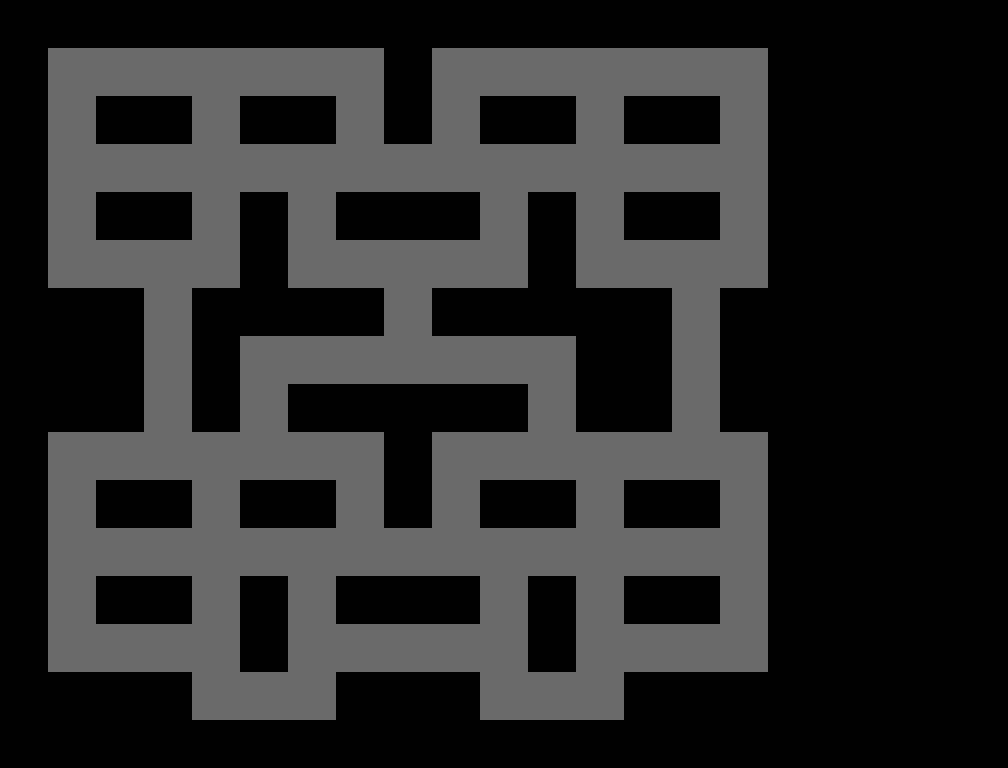

A 2D game scene composited from a Tiled map and its tileset images. What follows is a short description and the map's XML, with every tile layer's data as written:
An orthogonal 21x16 tile map with 48x48 px tiles, 1 tile layer (Tile Layer 1).

<map version="1.0" orientation="orthogonal" width="21" height="16" tilewidth="48" tileheight="48">
 <tileset firstgid="1" name="map-tiles" tilewidth="48" tileheight="48">
  <image source="map-tiles.png" width="288" height="48" />
 </tileset>
 <layer name="Tile Layer 1" width="21" height="16">
  <data>
   <tile gid="2" />
   <tile gid="2" />
   <tile gid="2" />
   <tile gid="2" />
   <tile gid="2" />
   <tile gid="2" />
   <tile gid="2" />
   <tile gid="2" />
   <tile gid="2" />
   <tile gid="2" />
   <tile gid="2" />
   <tile gid="2" />
   <tile gid="2" />
   <tile gid="2" />
   <tile gid="2" />
   <tile gid="2" />
   <tile gid="2" />
   <tile gid="2" />
   <tile gid="2" />
   <tile gid="2" />
   <tile gid="2" />
   <tile gid="2" />
   <tile gid="1" />
   <tile gid="1" />
   <tile gid="1" />
   <tile gid="1" />
   <tile gid="1" />
   <tile gid="1" />
   <tile gid="1" />
   <tile gid="2" />
   <tile gid="1" />
   <tile gid="1" />
   <tile gid="1" />
   <tile gid="1" />
   <tile gid="1" />
   <tile gid="1" />
   <tile gid="1" />
   <tile gid="2" />
   <tile gid="2" />
   <tile gid="2" />
   <tile gid="2" />
   <tile gid="2" />
   <tile gid="2" />
   <tile gid="1" />
   <tile gid="2" />
   <tile gid="2" />
   <tile gid="1" />
   <tile gid="2" />
   <tile gid="2" />
   <tile gid="1" />
   <tile gid="2" />
   <tile gid="1" />
   <tile gid="2" />
   <tile gid="2" />
   <tile gid="1" />
   <tile gid="2" />
   <tile gid="2" />
   <tile gid="1" />
   <tile gid="2" />
   <tile gid="2" />
   <tile gid="2" />
   <tile gid="2" />
   <tile gid="2" />
   <tile gid="2" />
   <tile gid="1" />
   <tile gid="1" />
   <tile gid="1" />
   <tile gid="1" />
   <tile gid="1" />
   <tile gid="1" />
   <tile gid="1" />
   <tile gid="1" />
   <tile gid="1" />
   <tile gid="1" />
   <tile gid="1" />
   <tile gid="1" />
   <tile gid="1" />
   <tile gid="1" />
   <tile gid="1" />
   <tile gid="2" />
   <tile gid="2" />
   <tile gid="2" />
   <tile gid="2" />
   <tile gid="2" />
   <tile gid="2" />
   <tile gid="1" />
   <tile gid="2" />
   <tile gid="2" />
   <tile gid="1" />
   <tile gid="2" />
   <tile gid="1" />
   <tile gid="2" />
   <tile gid="2" />
   <tile gid="2" />
   <tile gid="1" />
   <tile gid="2" />
   <tile gid="1" />
   <tile gid="2" />
   <tile gid="2" />
   <tile gid="1" />
   <tile gid="2" />
   <tile gid="2" />
   <tile gid="2" />
   <tile gid="2" />
   <tile gid="2" />
   <tile gid="2" />
   <tile gid="1" />
   <tile gid="1" />
   <tile gid="1" />
   <tile gid="1" />
   <tile gid="2" />
   <tile gid="1" />
   <tile gid="1" />
   <tile gid="1" />
   <tile gid="1" />
   <tile gid="1" />
   <tile gid="2" />
   <tile gid="1" />
   <tile gid="1" />
   <tile gid="1" />
   <tile gid="1" />
   <tile gid="2" />
   <tile gid="2" />
   <tile gid="2" />
   <tile gid="2" />
   <tile gid="2" />
   <tile gid="2" />
   <tile gid="2" />
   <tile gid="2" />
   <tile gid="1" />
   <tile gid="2" />
   <tile gid="2" />
   <tile gid="2" />
   <tile gid="2" />
   <tile gid="1" />
   <tile gid="2" />
   <tile gid="2" />
   <tile gid="2" />
   <tile gid="2" />
   <tile gid="2" />
   <tile gid="1" />
   <tile gid="2" />
   <tile gid="2" />
   <tile gid="2" />
   <tile gid="2" />
   <tile gid="2" />
   <tile gid="2" />
   <tile gid="2" />
   <tile gid="2" />
   <tile gid="2" />
   <tile gid="1" />
   <tile gid="2" />
   <tile gid="1" />
   <tile gid="1" />
   <tile gid="1" />
   <tile gid="1" />
   <tile gid="1" />
   <tile gid="1" />
   <tile gid="1" />
   <tile gid="2" />
   <tile gid="2" />
   <tile gid="1" />
   <tile gid="2" />
   <tile gid="2" />
   <tile gid="2" />
   <tile gid="2" />
   <tile gid="2" />
   <tile gid="2" />
   <tile gid="2" />
   <tile gid="2" />
   <tile gid="2" />
   <tile gid="1" />
   <tile gid="2" />
   <tile gid="1" />
   <tile gid="2" />
   <tile gid="2" />
   <tile gid="2" />
   <tile gid="2" />
   <tile gid="2" />
   <tile gid="1" />
   <tile gid="2" />
   <tile gid="2" />
   <tile gid="1" />
   <tile gid="2" />
   <tile gid="2" />
   <tile gid="2" />
   <tile gid="2" />
   <tile gid="2" />
   <tile gid="2" />
   <tile gid="2" />
   <tile gid="1" />
   <tile gid="1" />
   <tile gid="1" />
   <tile gid="1" />
   <tile gid="1" />
   <tile gid="1" />
   <tile gid="1" />
   <tile gid="2" />
   <tile gid="1" />
   <tile gid="1" />
   <tile gid="1" />
   <tile gid="1" />
   <tile gid="1" />
   <tile gid="1" />
   <tile gid="1" />
   <tile gid="2" />
   <tile gid="2" />
   <tile gid="2" />
   <tile gid="2" />
   <tile gid="2" />
   <tile gid="2" />
   <tile gid="1" />
   <tile gid="2" />
   <tile gid="2" />
   <tile gid="1" />
   <tile gid="2" />
   <tile gid="2" />
   <tile gid="1" />
   <tile gid="2" />
   <tile gid="1" />
   <tile gid="2" />
   <tile gid="2" />
   <tile gid="1" />
   <tile gid="2" />
   <tile gid="2" />
   <tile gid="1" />
   <tile gid="2" />
   <tile gid="2" />
   <tile gid="2" />
   <tile gid="2" />
   <tile gid="2" />
   <tile gid="2" />
   <tile gid="1" />
   <tile gid="1" />
   <tile gid="1" />
   <tile gid="1" />
   <tile gid="1" />
   <tile gid="1" />
   <tile gid="1" />
   <tile gid="1" />
   <tile gid="1" />
   <tile gid="1" />
   <tile gid="1" />
   <tile gid="1" />
   <tile gid="1" />
   <tile gid="1" />
   <tile gid="1" />
   <tile gid="2" />
   <tile gid="2" />
   <tile gid="2" />
   <tile gid="2" />
   <tile gid="2" />
   <tile gid="2" />
   <tile gid="1" />
   <tile gid="2" />
   <tile gid="2" />
   <tile gid="1" />
   <tile gid="2" />
   <tile gid="1" />
   <tile gid="2" />
   <tile gid="2" />
   <tile gid="2" />
   <tile gid="1" />
   <tile gid="2" />
   <tile gid="1" />
   <tile gid="2" />
   <tile gid="2" />
   <tile gid="1" />
   <tile gid="2" />
   <tile gid="2" />
   <tile gid="2" />
   <tile gid="2" />
   <tile gid="2" />
   <tile gid="2" />
   <tile gid="1" />
   <tile gid="1" />
   <tile gid="1" />
   <tile gid="1" />
   <tile gid="2" />
   <tile gid="1" />
   <tile gid="1" />
   <tile gid="1" />
   <tile gid="1" />
   <tile gid="1" />
   <tile gid="2" />
   <tile gid="1" />
   <tile gid="1" />
   <tile gid="1" />
   <tile gid="1" />
   <tile gid="2" />
   <tile gid="2" />
   <tile gid="2" />
   <tile gid="2" />
   <tile gid="2" />
   <tile gid="2" />
   <tile gid="2" />
   <tile gid="2" />
   <tile gid="2" />
   <tile gid="1" />
   <tile gid="1" />
   <tile gid="1" />
   <tile gid="2" />
   <tile gid="2" />
   <tile gid="2" />
   <tile gid="1" />
   <tile gid="1" />
   <tile gid="1" />
   <tile gid="2" />
   <tile gid="2" />
   <tile gid="2" />
   <tile gid="2" />
   <tile gid="2" />
   <tile gid="2" />
   <tile gid="2" />
   <tile gid="2" />
   <tile gid="2" />
   <tile gid="2" />
   <tile gid="2" />
   <tile gid="2" />
   <tile gid="2" />
   <tile gid="2" />
   <tile gid="2" />
   <tile gid="2" />
   <tile gid="2" />
   <tile gid="2" />
   <tile gid="2" />
   <tile gid="2" />
   <tile gid="2" />
   <tile gid="2" />
   <tile gid="2" />
   <tile gid="2" />
   <tile gid="2" />
   <tile gid="2" />
   <tile gid="2" />
   <tile gid="2" />
   <tile gid="2" />
  </data>
 </layer>
</map>